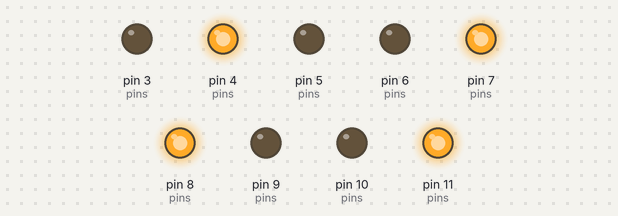
This sketch was run on a simulated Arduino Uno, built with avr-gcc and run on an emulated ATmega328P. Shown: output pins drawn as LEDs (lit = HIGH).

Above: at 0.5 s.
At 3.5 s:
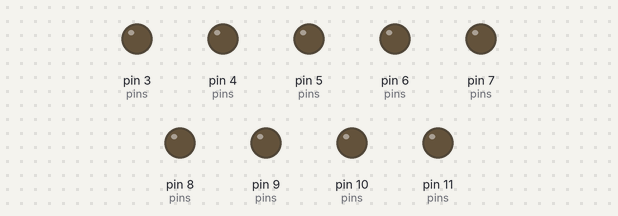
Timing chart, 0 to 4.6 s (numbered marks = the images above):
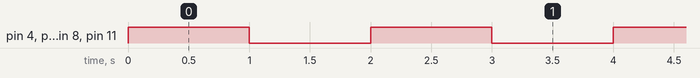

The sketch:

LED.ino
```cpp
// LED1
int r1 = 11;
int g1 = 10;
int b1 = 9;

// LED2
int r2 = 8;
int g2 = 7;
int b2 = 6;

// LED3
int r3 = 5;
int g3 = 4;
int b3 = 3;

void setup() {
  int pins[] = {r1, g1, b1, r2, g2, b2, r3, g3, b3};
  for (int i = 0; i < 9; i++) {
    pinMode(pins[i], OUTPUT);
  }
}

void RGB_color(int rPin, int gPin, int bPin, int rv, int gv, int bv) {
  analogWrite(rPin, rv);
  analogWrite(gPin, gv);
  analogWrite(bPin, bv);
}

void loop() {
  // LED1 = 빨강
  RGB_color(r1, g1, b1, 255, 0, 0);
  // LED2 = 노랑 (빨강+초록)
  RGB_color(r2, g2, b2, 255, 255, 0);
  // LED3 = 초록
  RGB_color(r3, g3, b3, 0, 255, 0);
  delay(1000);

  // 세 개 끄기
  RGB_color(r1, g1, b1, 0, 0, 0);
  RGB_color(r2, g2, b2, 0, 0, 0);
  RGB_color(r3, g3, b3, 0, 0, 0);
  delay(1000);
}
```

Measured:
- by itself, pin 4 (pins), pin 7 (pins), pin 8 (pins), pin 11 (pins): alternates HIGH for 1.0 s and LOW for 1.0 s
